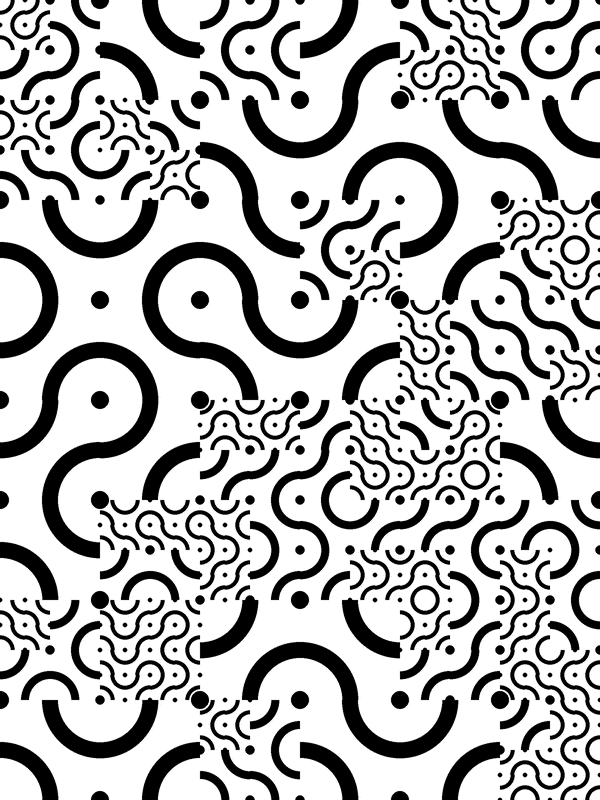
#> input picture works.bmp, 600 x 800 px
$ python frame.py ../works.bmp
#> lines starting #> are read from the running program, lines starting #| are printed output that depends on the picture
"""Turn any photo or drawing into the frame picture: check it, fit it to the Kindle screen, tune it for
E Ink, write a preview, and (only with --publish) put it online.

    python scripts/frame.py PHOTO                    # check + make the picture + preview, nothing goes online
    python scripts/frame.py PHOTO --publish          # same, then publish.py (www.ozgurgulsuna.com/works.bmp)

Steps:
  1. Check   upright from the phone's rotation tag; size, brightness, contrast, noise; GPS warning.
  2. Fit     600x800 portrait. Landscape photos are turned clockwise (--no-turn: crop a portrait piece).
             The crop window sits in the centre; --at 0..1 moves it (0 = left/top, 1 = right/bottom),
             or --fit keeps everything with white bars. --blur x,y,x,y,... blurs a polygon (number plate,
             face), in pixels of the upright photo; repeat for more.
  3. Adjust  tones stretched black..white, mid-greys lifted (--gamma, E Ink shows greys darker than a
             screen), light sharpening after the shrink, 16 greys with dithering. --paper for drawings
             on paper: paper -> clean white, so the grain doesn't speckle.
  4. Preview 02_visual/kindle/previews/NAME_preview.png: the photo with the crop box, the final picture
             at 1:1, and the check results.
  5. Publish only with --publish, after the preview was written.

Settings are saved next to the photo (PHOTO.frame.json) and reused next time, so a later
"frame.py PHOTO --publish" makes exactly the picture you previewed. Flags on the command line win.
Output: 02_visual/kindle/NAME.bmp (24-bit, 600x800), NAME = --name or the photo's file name.
"""
import argparse
import json
import re
import subprocess
import sys
from pathlib import Path

from PIL import Image, ImageDraw, ImageFilter, ImageFont, ImageOps, ImageStat

try:                                    # iPhone HEIC photos, if pillow-heif is installed (it is on GitHub)
    import pillow_heif
    pillow_heif.register_heif_opener()
#> (this line was passed over: pillow_heif is not available in this run)
except ImportError:
    pass

W, H = 600, 800
GREYS = 16
ROOT = Path(__file__).resolve().parent.parent
OUT_DIR = ROOT / "02_visual" / "kindle"
LANCZOS = Image.Resampling.LANCZOS
FLOYD = Image.Dither.FLOYDSTEINBERG
SAVED = ("name", "turn", "at", "fit", "blur", "gamma", "paper", "sharpen")   # settings kept in PHOTO.frame.json


# ---------- 1. Check ----------

def has_gps(im):
    try:
        return bool(im.getexif().get_ifd(0x8825))
    except Exception:
        return False


def stats(grey):
    """Brightness (mean), contrast (1st..99th percentile spread) and noise of a greyscale image."""
    small = grey.copy(); small.thumbnail((800, 800), LANCZOS)
    h = small.histogram(); n = sum(h)
    def pct(p):
        c = 0
        for v, k in enumerate(h):
            c += k
            if c >= p * n:
                return v
        return 255
    # noise: how much the picture differs from a 3x3 median of itself (grain, sensor noise, JPEG speckle)
    med = small.filter(ImageFilter.MedianFilter(3)).tobytes()
    noise = sum(abs(p - q) for p, q in zip(small.tobytes(), med)) / len(med)
    return dict(mean=ImageStat.Stat(small).mean[0], p1=pct(0.01), p99=pct(0.99), noise=noise)


def warnings_for(st, crop_px, gps, scale_up):
    w = []
    if scale_up > 1.05:
        w.append(f"small: the crop is {crop_px[0]}x{crop_px[1]} px, blown up {scale_up:.1f}x, will look soft")
    if st["mean"] < 70:
        w.append(f"dark: average {st['mean']:.0f}/255, shadows will merge into black (try --gamma 0.75)")
    if st["mean"] > 195:
        w.append(f"bright: average {st['mean']:.0f}/255, light areas will wash out")
    if st["p99"] - st["p1"] < 90:
        w.append(f"flat: tones only span {st['p1']}..{st['p99']}, stretched a lot (may look grainy)")
    if st["noise"] > 9:
        w.append(f"noisy: grain {st['noise']:.1f}, dithering will show it as speckles (try --paper or a cleaner photo)")
    if gps:
        w.append("GPS location in the photo's data (the uploaded BMP has none, but the JPG stays in the project)")
    return w


# ---------- 2. Fit ----------

def crop_box(grey, aspect, at):
    """Window of width/height = aspect inside grey, slid along the long side to `at` (0 = left/top,
    0.5 = centre, 1 = right/bottom). (An automatic "most detail" placement was tried and dropped: on
    real photos the edge-density differences were ~5 % and it cut off subjects.)"""
    iw, ih = grey.size
    if iw / ih > aspect:
        cw, ch, axis = round(ih * aspect), ih, 0
    else:
        cw, ch, axis = iw, round(iw / aspect), 1
    off = round(((iw - cw) if axis == 0 else (ih - ch)) * min(max(at, 0.0), 1.0))
    return (off, 0, off + cw, ch) if axis == 0 else (0, off, cw, off + ch)


def apply_blur(im, polys):
    for poly in polys:
        pts = [(poly[i], poly[i + 1]) for i in range(0, len(poly) - 1, 2)]
        xs, ys = [p[0] for p in pts], [p[1] for p in pts]
        r = max(8, round(max(max(xs) - min(xs), max(ys) - min(ys)) / 12))
        mask = Image.new("L", im.size, 0)
        ImageDraw.Draw(mask).polygon(pts, fill=255)
        mask = mask.filter(ImageFilter.GaussianBlur(max(3, r // 4)))
        im = Image.composite(im.filter(ImageFilter.GaussianBlur(r)), im, mask)
    return im


# ---------- 3. Adjust ----------

def adjust(im, gamma, paper, sharpen):
    if paper:
        im = ImageOps.autocontrast(im, cutoff=(0.5, 2))
        im = im.point(lambda v: 255 if v >= 200 else v)              # paper grain -> clean white
    else:
        im = ImageOps.autocontrast(im, cutoff=0.5)
    if gamma != 1:
        im = im.point(lambda v: round(255 * (v / 255) ** gamma))      # gamma < 1 lifts the mid-greys
    if sharpen:
        im = im.filter(ImageFilter.UnsharpMask(radius=1.2, percent=round(60 * sharpen), threshold=2))
    pal = Image.new("P", (1, 1))
    steps = [round(i * 255 / (GREYS - 1)) for i in range(GREYS)]
    pal.putpalette(sum(([s, s, s] for s in steps), []) + [0, 0, 0] * (256 - GREYS))
    return im.convert("RGB").quantize(palette=pal, dither=FLOYD).convert("L")


# ---------- 4. Preview ----------

def font(size):
    for f in ("arial.ttf", "DejaVuSans.ttf"):
        try:
            return ImageFont.truetype(f, size)
        except OSError:
            pass
    return ImageFont.load_default()


def preview(photo_rgb, box, polys, final, lines, out):
    left = photo_rgb.copy(); left.thumbnail((800, 800), LANCZOS)
    s = left.width / photo_rgb.width
    d = ImageDraw.Draw(left)
    for poly in polys:
        d.polygon([(poly[i] * s, poly[i + 1] * s) for i in range(0, len(poly) - 1, 2)], outline=(255, 160, 0), width=3)
    if box:
        d.rectangle([v * s for v in box], outline=(230, 40, 40), width=4)
    f = font(17)
    text_h = 26 * len(lines) + 20
    sheet = Image.new("RGB", (left.width + W + 60, max(left.height, H) + 60 + text_h), (245, 245, 242))
    sheet.paste(left, (20, 40)); sheet.paste(final.convert("RGB"), (left.width + 40, 40))
    d = ImageDraw.Draw(sheet)
    d.text((20, 12), "photo (red = crop, orange = blurred)", fill=(60, 60, 60), font=f)
    d.text((left.width + 40, 12), "frame picture, 1:1, 16 greys", fill=(60, 60, 60), font=f)
    y = max(left.height, H) + 60
    for ln in lines:
        d.text((20, y), ln, fill=(170, 30, 30) if ln.startswith("! ") else (30, 30, 30), font=f); y += 26
    out.parent.mkdir(parents=True, exist_ok=True)
    sheet.save(out)


# ---------- options in the file name ----------

NAME_WORDS = {"left": ("at", 0.0), "top": ("at", 0.0), "right": ("at", 1.0), "bottom": ("at", 1.0),
              "center": ("at", 0.5), "centre": ("at", 0.5), "middle": ("at", 0.5),
              "fit": ("fit", True), "whole": ("fit", True), "noturn": ("turn", False), "paper": ("paper", True),
              "light": ("gamma", 0.75), "lighter": ("gamma", 0.75), "dark": ("gamma", 1.1), "darker": ("gamma", 1.1)}


def name_options(stem):
    """Words in the file name set options, so a phone upload needs no command line:
    "IMG_7900 left.jpg", "IMG_7900 at30 light.jpg" (at30 = --at 0.30), "drawing fit paper.png".
    Returns (options, name without the option words)."""
    opts, keep = {}, []
    for w in re.split(r"[ _\-+]+", stem):
        lw = w.lower()
        m = re.fullmatch(r"at(0?\.\d+|1(\.0*)?|\d{1,3})", lw)
        if lw in NAME_WORDS:
            k, v = NAME_WORDS[lw]; opts[k] = v
        elif m:
            v = m.group(1); opts["at"] = float(v) if "." in v or v == "1" else int(v) / 100
        elif w:
            keep.append(w)
    return opts, "_".join(keep).lower() or "picture"


# ---------- main ----------

def main():
    ap = argparse.ArgumentParser(description=__doc__.split("\n")[0])
    ap.add_argument("photo", type=Path)
    ap.add_argument("--name", help="output name (default: photo file name)")
    ap.add_argument("--no-turn", dest="turn", action="store_false", default=None,
                    help="landscape: crop a portrait piece instead of turning the photo")
    ap.add_argument("--at", type=float, help="crop position along the free side, 0 = left/top, 1 = right/bottom")
    ap.add_argument("--fit", action="store_true", default=None, help="keep the whole photo, white bars")
    ap.add_argument("--blur", action="append", metavar="X,Y,X,Y,...", help="polygon to blur (pixels, upright photo)")
    ap.add_argument("--gamma", type=float, help="mid-grey lift, < 1 lighter (default 0.9, --paper 1.0)")
    ap.add_argument("--paper", action="store_true", default=None, help="drawing on paper: paper -> clean white")
    ap.add_argument("--sharpen", type=float, help="0 = off, 1 = normal (default), 2 = strong")
    ap.add_argument("--fresh", action="store_true", help="ignore saved settings")
    ap.add_argument("--publish", action="store_true", help="put the picture online after the preview")
    ap.add_argument("--name-options", action="store_true",
                    help="read options from words in the file name (left/right/at30/fit/light/...), as the GitHub inbox does")
    ap.add_argument("--out", type=Path, default=OUT_DIR, help="folder for the picture (preview goes to OUT/previews)")
    ap.add_argument("--no-save", action="store_true", help="don't write PHOTO.frame.json")
    a = ap.parse_args()

    if not a.photo.is_file():
        sys.exit(f"no such file: {a.photo}")
    side = a.photo.with_name(a.photo.name + ".frame.json")
    saved = {} if a.fresh or not side.exists() else json.loads(side.read_text())
    cfg = {"name": None, "turn": True, "at": 0.5, "fit": False, "blur": [], "gamma": None, "paper": False, "sharpen": 1.0}
    cfg.update({k: v for k, v in saved.items() if k in SAVED})
    for k in SAVED:
        v = getattr(a, k)
        if k == "blur" and v:
            v = [[int(float(t)) for t in b.split(",")] for b in v]
        if v is not None:
            cfg[k] = v
    if a.name_options:
        opts, clean = name_options(a.photo.stem)
        cfg.update(opts)
        cfg["name"] = a.name or clean
        print("options from the file name:", ", ".join(f"{k}={v}" for k, v in opts.items()) or "none")
    gamma_set = cfg["gamma"] is not None                               # only a chosen gamma is saved
    if not gamma_set:
        cfg["gamma"] = 1.0 if cfg["paper"] else 0.9
    name = cfg["name"] or a.photo.stem.lower()
    if saved:
        print(f"using saved settings from {side.name} (--fresh to ignore)")

    # 1. Check
    src = Image.open(a.photo)
    gps = has_gps(src)
    photo = ImageOps.exif_transpose(src).convert("RGB")
    grey = photo.convert("L")
    if cfg["blur"]:
        grey = apply_blur(grey, cfg["blur"])
        photo = apply_blur(photo, cfg["blur"])                         # the preview shows it blurred too
    st = stats(grey)

    # 2. Fit
    landscape = grey.width > grey.height
    turn = landscape and cfg["turn"]
    box = None
    if cfg["fit"]:
        work = grey.rotate(-90, expand=True) if turn else grey
        crop_px = work.size
        scale_up = min(W / work.width, H / work.height)
        img = ImageOps.contain(work, (W, H), LANCZOS)
        canvas = Image.new("L", (W, H), 255)
        canvas.paste(img, ((W - img.width) // 2, (H - img.height) // 2))
        img = canvas
    else:
        box = crop_box(grey, (H / W) if turn else (W / H), cfg["at"])
        piece = grey.crop(box)
        if turn:
            piece = piece.rotate(-90, expand=True)                     # clockwise
        crop_px = piece.size
        scale_up = W / piece.width
        img = piece.resize((W, H), LANCZOS)

    # 3. Adjust
    final = adjust(img, cfg["gamma"], cfg["paper"], cfg["sharpen"])
    a.out.mkdir(parents=True, exist_ok=True)
    bmp = a.out / f"{name}.bmp"
    final.convert("RGB").save(bmp)                                     # 24-bit BMP, what publish.py expects

    # 4. Preview + report
    warn = warnings_for(st, crop_px, gps, scale_up)
    if cfg["fit"]:
        how = "whole photo, white bars"
    else:
        how = "crop %dx%d at %.2f (--at to move: 0 = left/top, 1 = right/bottom)" % (crop_px[0], crop_px[1], cfg["at"])
    shape = "landscape, turned clockwise" if turn else "landscape, not turned" if landscape else "portrait"
    extra = (", paper" if cfg["paper"] else "") + (", %d blurred area(s)" % len(cfg["blur"]) if cfg["blur"] else "")
    lines = ["%s: %dx%d, %s; %s" % (a.photo.name, photo.width, photo.height, shape, how),
             "brightness %.0f/255, tones %d..%d, grain %.1f; gamma %s, sharpen %s%s"
             % (st["mean"], st["p1"], st["p99"], st["noise"], cfg["gamma"], cfg["sharpen"], extra)]
    lines += ["! " + w for w in warn] or ["no warnings"]
    pv = a.out / "previews" / f"{name}_preview.png"
    preview(photo, box, cfg["blur"], final, lines, pv)
    for ln in lines:
        print(ln)
    print(f"picture: {bmp}\npreview: {pv}")

    keep = {k: cfg[k] for k in SAVED if k != "gamma" or gamma_set}
    keep["name"] = name
    if not a.no_save:
        side.write_text(json.dumps(keep, indent=1))

    # 5. Publish
    if a.publish:
        r = subprocess.run([sys.executable, str(ROOT / "scripts" / "publish.py"), str(bmp)])
        sys.exit(r.returncode)
    if not a.name_options:                                             # (the GitHub inbox publishes by itself)
        print("not published. When the preview looks right:  python scripts/frame.py "
              f"{a.photo} --publish")


if __name__ == "__main__":
    main()
#> in main, src is the input picture: PIL image 600x800 RGB; min 0, max 255, mean 183.4
#> in main, `gps = has_gps(src)`: gps = False
#> in stats, `h = small.histogram()`: h = 256 values, max 321606 at index 255, min 0 at index 1, mean 1875
#> in stats, `n = sum(h)`: n = 480000
#> in stats, `noise = sum(abs(p - q) for p, q in zip(small.tobytes(), med)) / len(med)`: noise = 0.776
#> the loop in pct, `for v, k in enumerate(h):` made 1 pass
#> (v, k, c) on pass 1: (0, 113491, 113491)
#> after the loop in pct, `for v, k in enumerate(h):`: c = 113491
#> the loop in pct, `for v, k in enumerate(h):` made 256 passes
#> (k, c) on passes 1 to 3: (113491, 113491), (0, 113491), (0, 113491)
#> after the loop in pct, `for v, k in enumerate(h):`: c = 480000
#> in main, `st = stats(grey)`: st = {'mean': 183.4, 'p1': 0, 'p99': 255, 'noise': 0.776}
#> in main, `box = crop_box(grey, (H / W) if turn else (W / H), cfg["at"])`: box = (0, 0, 600, 800)
#> in main, `warn = warnings_for(st, crop_px, gps, scale_up)`: warn = []
#> in main, `lines += ["! " + w for w in warn] or ["no warnings"]`: lines = 3 items
#> in preview, `text_h = 26 * len(lines) + 20`: text_h = 98
#> in preview, `sheet.paste(left, (20, 40))`:
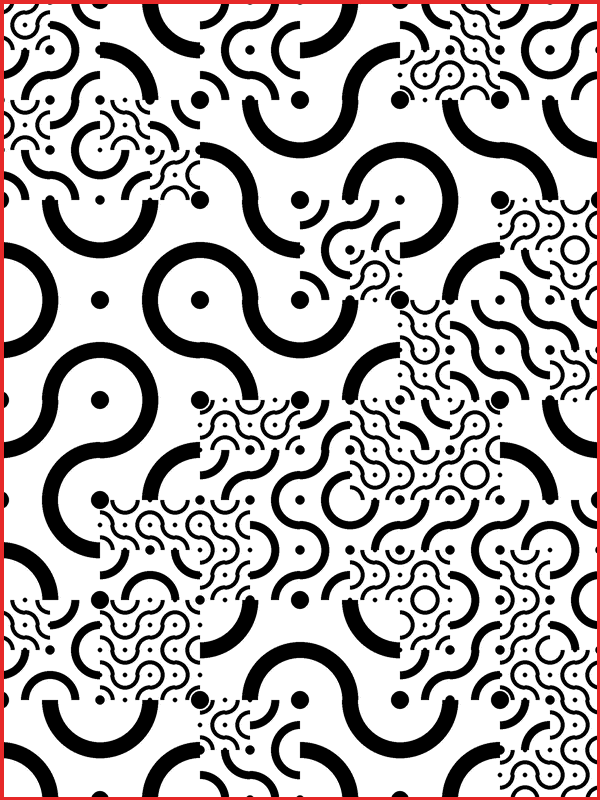
#> left: PIL image 600x800 RGB; mean R, G, B 184.4, 180.5, 180.5
#> in preview, `sheet.paste(left, (20, 40))`:
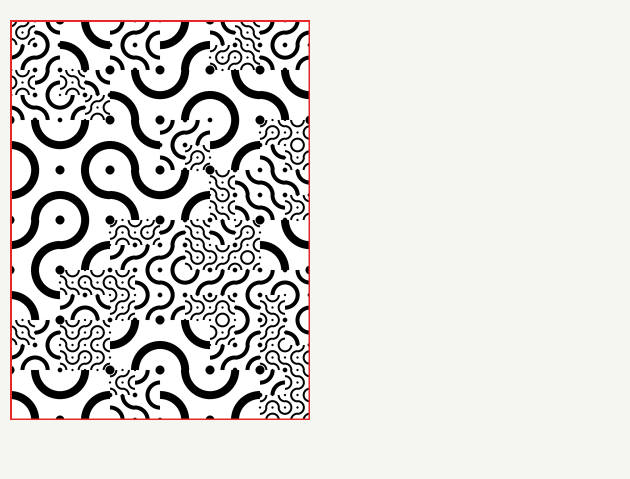
#> sheet: PIL image 1260x958 RGB (shown at 1/2 size); mean R, G, B 220.9, 219.4, 217.5
#> in preview, `sheet.paste(final.convert('RGB'), (left.width + 40, 40))`:
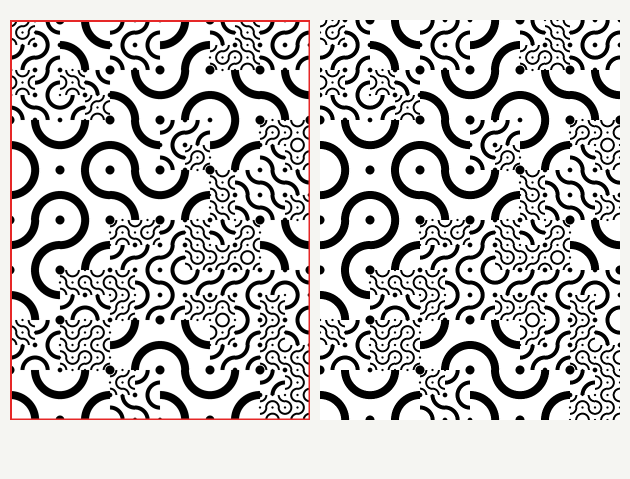
#> sheet: PIL image 1260x958 RGB (shown at 1/2 size); mean R, G, B 196.6, 195.1, 194.5
#> the loop in preview, `for ln in lines:` made 3 passes
#> y on passes 1 to 2: 886, 912
#> (ln, y) on pass 3: ('no warnings', 938)
#> after the loop in preview, `for ln in lines:`: y = 938
#> in preview, `sheet.save(out)`:
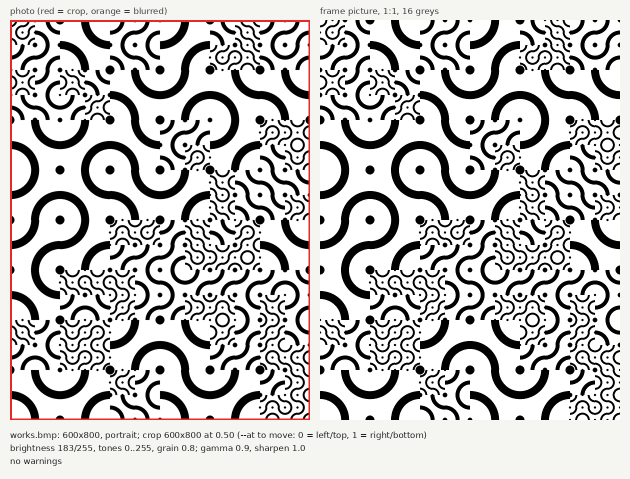
#> saved as works_preview.png: PIL image 1260x958 RGB (shown at 1/2 size); mean R, G, B 195.6, 194.1, 193.5
#> the loop in main, `for ln in lines:` made 3 passes
#> ln on pass 3: 'no warnings'
#| works.bmp: 600x800, portrait; crop 600x800 at 0.50 (--at to move: 0 = left/top, 1 = right/bottom)
#| brightness 183/255, tones 0..255, grain 0.8; gamma 0.9, sharpen 1.0
#| no warnings
